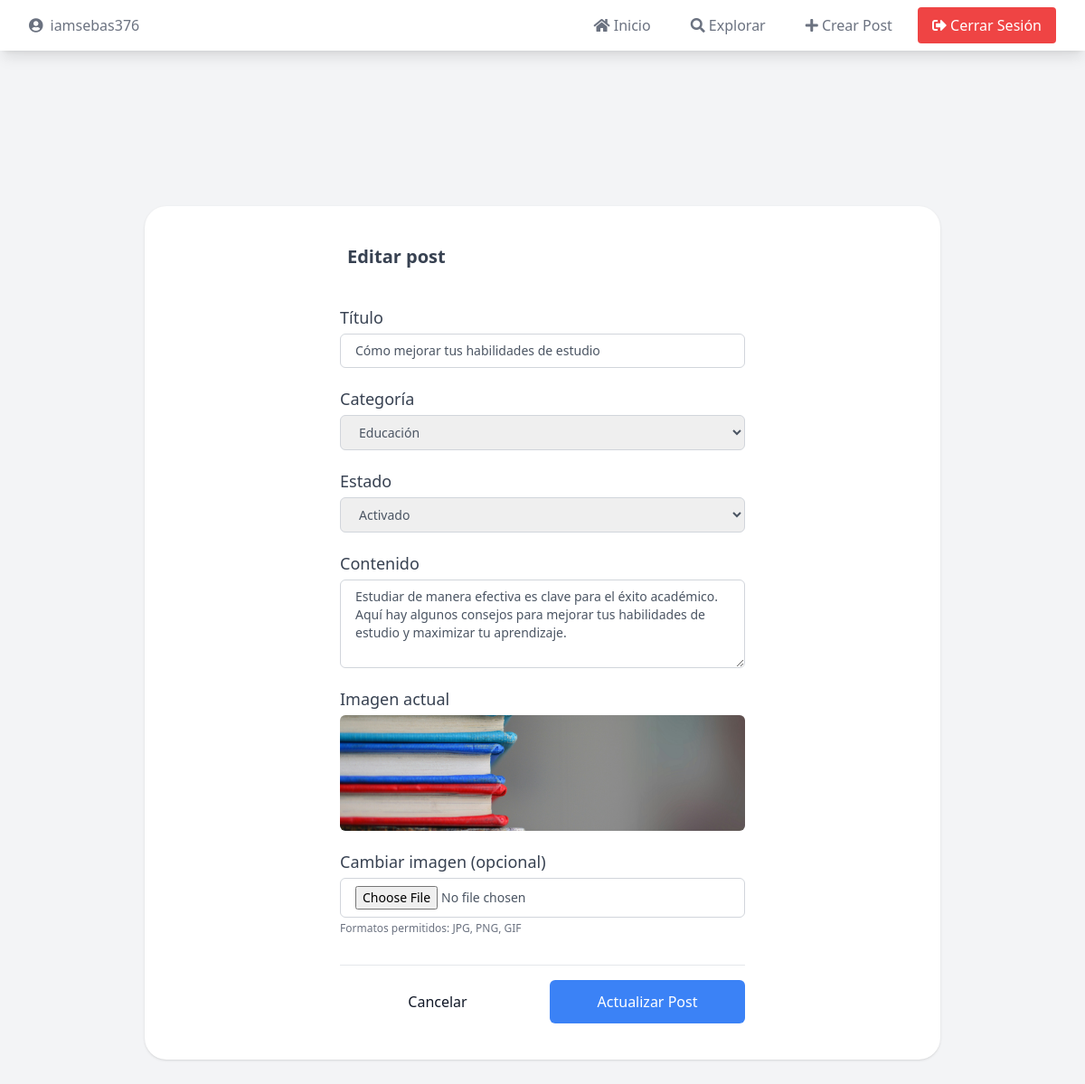
Page /editar_post.php?id=17 (signed in) on the committed database.
### tables this page shows
CREATE TABLE `posts` (
  `id` int(11) NOT NULL,
  `author_id` int(11) DEFAULT NULL,
  `title` varchar(100) DEFAULT NULL,
  `content` varchar(10000) DEFAULT NULL,
  `category_id` int(11) DEFAULT NULL,
  `image` varchar(100) DEFAULT NULL,
  `date` datetime DEFAULT current_timestamp(),
  `status_id` int(11) DEFAULT NULL
);

CREATE TABLE `categories` (
  `id` int(11) NOT NULL,
  `name` varchar(50) DEFAULT NULL
);

CREATE TABLE `statuses` (
  `id` int(11) NOT NULL,
  `name` varchar(15) DEFAULT NULL
);

### editar_post.php (the view, shortened to what this page needs)
<?php
$conectar = conn();
$message = '';
$username = $_SESSION['username'];
$sql_user = "SELECT id FROM authors WHERE name = ?";
$stmt_user = mysqli_prepare($conectar, $sql_user);
mysqli_stmt_bind_param($stmt_user, "s", $username);
mysqli_stmt_execute($stmt_user);
$result_user = mysqli_stmt_get_result($stmt_user);
$user_data = mysqli_fetch_assoc($result_user);
$author_id = $user_data['id'];
$sql_categories = "SELECT * FROM categories";
$categories = mysqli_query($conectar, $sql_categories);
$sql_statuses = "SELECT * FROM statuses";
$statuses = mysqli_query($conectar, $sql_statuses);
$post_id = $_GET['id'];
$sql_post = "SELECT * FROM posts WHERE id = ? AND author_id = ?";
$stmt_post = mysqli_prepare($conectar, $sql_post);
mysqli_stmt_bind_param($stmt_post, "ii", $post_id, $author_id);
mysqli_stmt_execute($stmt_post);
$result_post =   mysqli_stmt_get_result($stmt_post);
$post = mysqli_fetch_assoc($result_post);
?>
<!DOCTYPE html>
<html lang="es">
<head>
    <script src="https://cdn.tailwindcss.com"></script>
</head>
<body class="bg-gray-100" x-data="{ showNotification: <?php echo !empty($message) ? 'true' : 'false'; ?> }">
    <?php include('components/navbar.php'); ?>
    <div class="min-h-screen py-6 flex flex-col justify-center sm:py-12">
        <div class="py-3 sm:mx-40">
            <div class="px-4 py-10 bg-white mx-8 md:mx-0 shadow rounded-3xl sm:p-10">
                <div class="max-w-md mx-auto">
                    <div class="flex items-center space-x-5">
                        <div class="block pl-2 font-semibold text-xl text-gray-700">
                            <h2 class="leading-relaxed">Editar post</h2>
                        </div>
                    </div>
                    <form class="divide-y divide-gray-200" action="<?php echo htmlspecialchars($_SERVER["PHP_SELF"] . "?id=" . $post_id); ?>" method="POST" enctype="multipart/form-data">
                        <div class="py-8 text-base leading-6 space-y-4 text-gray-700 sm:text-lg sm:leading-7">
                            <div class="flex flex-col">
                                <label class="leading-loose">Título</label>
                                <input type="text" name="title" required
                                    value="<?php echo htmlspecialchars($post['title']); ?>"
                                    class="px-4 py-2 border focus:ring-gray-500 focus:border-gray-900 w-full sm:text-sm border-gray-300 rounded-md focus:outline-none text-gray-600">
                            </div>
                            <div class="flex flex-col">
                                <label class="leading-loose">Categoría</label>
                                <select name="category" required
                                    class="px-4 py-2 border focus:ring-gray-500 focus:border-gray-900 w-full sm:text-sm border-gray-300 rounded-md focus:outline-none text-gray-600">
                                    <?php
                                    mysqli_data_seek($categories, 0);
                                    while ($row = mysqli_fetch_assoc($categories)):
                                    ?>
                                        <option value="<?php echo $row['id']; ?>"
                                            <?php echo ($post['category_id'] == $row['id']) ? 'selected' : ''; ?>>
                                            <?php echo htmlspecialchars($row['name']); ?>
                                        </option>
                                    <?php endwhile; ?>
                                </select>
                            </div>
                            <div class="flex flex-col">
                                <label class="leading-loose">Estado</label>
                                <select name="status" required
                                    class="px-4 py-2 border focus:ring-gray-500 focus:border-gray-900 w-full sm:text-sm border-gray-300 rounded-md focus:outline-none text-gray-600">
                                    <?php
                                    mysqli_data_seek($statuses, 0);
                                    while ($row = mysqli_fetch_assoc($statuses)):
                                    ?>
                                        <option value="<?php echo $row['id']; ?>"
                                            <?php echo ($post['status_id'] == $row['id']) ? 'selected' : ''; ?>>
                                            <?php echo htmlspecialchars($row['name']); ?>
                                        </option>
                                    <?php endwhile; ?>
                                </select>
                            </div>
                            <div class="flex flex-col">
                                <label class="leading-loose">Contenido</label>
                                <textarea name="content" required rows="4"
                                    class="px-4 py-2 border focus:ring-gray-500 focus:border-gray-900 w-full sm:text-sm border-gray-300 rounded-md focus:outline-none text-gray-600"><?php echo htmlspecialchars($post['content']); ?></textarea>
                            </div>
                            <div class="flex flex-col">
                                <label class="leading-loose">Imagen actual</label>
                                <?php if (!empty($post['image'])): ?>
                                    <img src="<?php echo htmlspecialchars($post['image']); ?>" alt="Imagen actual" class="w-full h-32 object-cover rounded-md mb-2">
                                <?php else: ?>
                                    <p class="text-sm text-gray-500">No hay imagen actualmente</p>
                                <?php endif; ?>
                                <label class="leading-loose mt-2">Cambiar imagen (opcional)</label>
                                <input type="file" name="image" accept="image/*"
                                    class="px-4 py-2 border focus:ring-gray-500 focus:border-gray-900 w-full sm:text-sm border-gray-300 rounded-md focus:outline-none text-gray-600">
                                <p class="text-xs text-gray-500 mt-1">Formatos permitidos: JPG, PNG, GIF</p>
                            </div>
                        </div>
                        <div class="pt-4 flex items-center space-x-4">
                            <a href="inicio.php"
                                class="flex justify-center items-center w-full text-gray-900 px-4 py-3 rounded-md focus:outline-none hover:bg-gray-100 transition duration-150 ease-in-out">
                                Cancelar
                            </a>
                            <button type="submit"
                                class="bg-blue-500 flex justify-center items-center w-full text-white px-4 py-3 rounded-md focus:outline-none hover:bg-blue-600 transition duration-150 ease-in-out">
                                Actualizar Post
                            </button>
                        </div>
                    </form>
                </div>
            </div>
        </div>
    </div>
</body>
</html>

### rows in the picture
posts: title "Cómo mejorar tus habilidades de estudio", category "Educación", status "Activado", content "Estudiar de manera efectiva es clave para el éxito académico. Aquí hay algunos consejos para mejorar tus habilidades de estudio y maximizar tu aprendizaje.", image (picture)

### other values in the picture
$username "iamsebas376"
